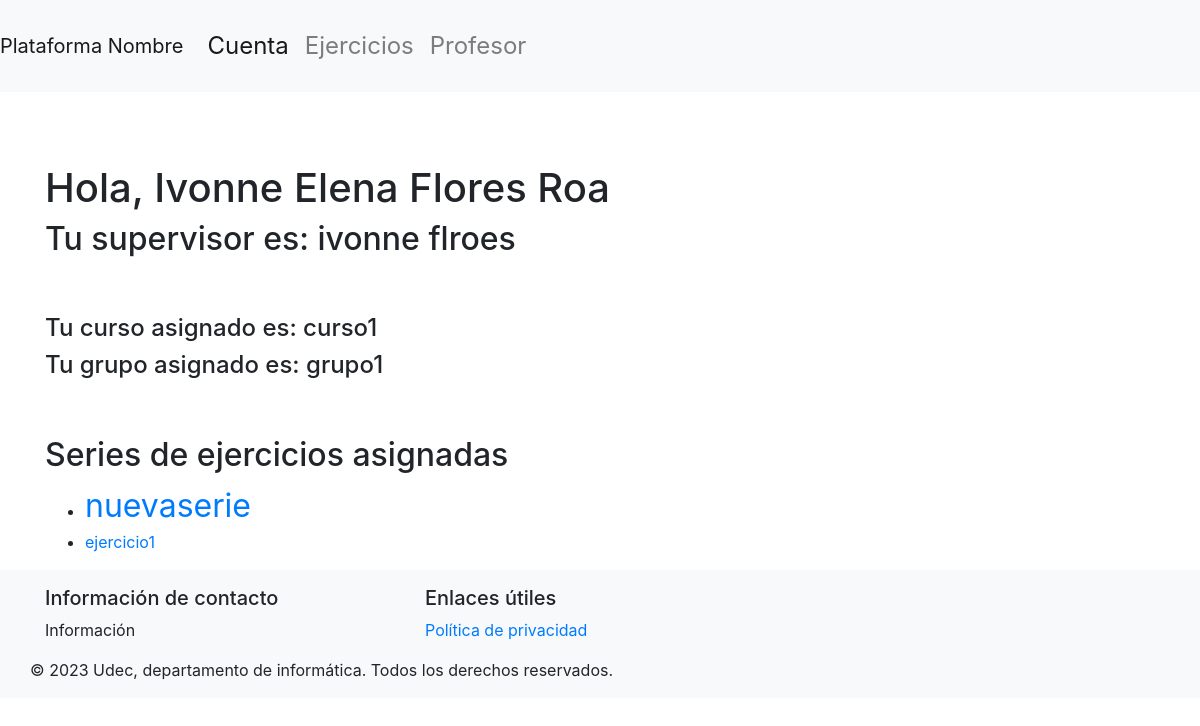
Page /dashEstudiante/8 (signed in) on the committed database.
### basedatos/modelos.py (models this page shows, shortened)
class Estudiante(db.Model):
    id = db.Column(db.Integer, primary_key=True)
    matricula = db.Column(db.String(50), nullable=False)
    nombres = db.Column(db.String(200), nullable=False)
    apellidos = db.Column(db.String(200), nullable=False)
    correo = db.Column(db.String(50), nullable=True, unique=True)
    password = db.Column(db.String(150), nullable=False)
    carrera = db.Column(db.String(100), nullable=False)
    cursos = db.relationship('Curso', secondary=inscripciones, back_populates='estudiantes')
    grupos = db.relationship('Grupo', secondary=estudiantes_grupos, back_populates='estudiantes')
    ejercicios_asignados = db.relationship('Ejercicio_asignado', back_populates='estudiante')
    @property
    def is_authenticated(self):
        return True

class Supervisor(db.Model):
    id = db.Column(db.Integer, primary_key=True)
    nombres= db.Column(db.String(200), nullable=False)
    apellidos= db.Column(db.String(200), nullable=False)
    correo = db.Column(db.String(50), nullable=False, unique=True)
    password = db.Column(db.String(150), nullable=False)

class Curso(db.Model):
    id = db.Column(db.Integer, primary_key=True)
    nombre = db.Column(db.String(100), nullable=False, unique=True)
    activa = db.Column(db.Boolean(), nullable=False, default=True)
    estudiantes = db.relationship('Estudiante', secondary=inscripciones, back_populates='cursos')
    grupos = db.relationship('Grupo', order_by=Grupo.id, back_populates='curso')

class Grupo(db.Model):
    id = db.Column(db.Integer, primary_key=True)
    nombre = db.Column(db.String(50), nullable=False, unique=True)
    curso = db.relationship('Curso', back_populates='grupos')
    estudiantes = db.relationship('Estudiante', secondary=estudiantes_grupos, back_populates='grupos')
    id_curso = db.Column(db.Integer, db.ForeignKey('curso.id'))

class Serie(db.Model):
    id = db.Column(db.Integer, primary_key=True)
    nombre = db.Column(db.String(50), nullable=False, unique=True)
    ejercicios = db.relationship('Ejercicio', order_by=Ejercicio.id, back_populates='serie')

class Ejercicio(db.Model):
    id = db.Column(db.Integer, primary_key=True)
    nombre = db.Column(db.String(50), nullable=False, unique=True)
    path_ejercicio = db.Column(db.String(200), nullable=False)
    enunciado = db.Column(db.String(), nullable=False)
    id_serie = db.Column(db.Integer, db.ForeignKey('serie.id'), nullable=False)
    serie = db.relationship('Serie', back_populates='ejercicios')

### main.py (the view)
@app.route('/dashEstudiante/<int:estudiante_id>', methods=['GET', 'POST'])
@login_required
def dashEstudiante(estudiante_id):
    if not verify_estudiante(estudiante_id):
        return redirect(url_for('login'))
    estudiante = db.session.get(Estudiante, int(estudiante_id))
    curso = (
        Curso.query
        .join(inscripciones)  # Join con la tabla inscripciones
        .filter(inscripciones.c.id_curso == Curso.id)
        .filter(inscripciones.c.id_estudiante == estudiante_id)
        .first()
    )
    grupo = (
        Grupo.query
        .join(estudiantes_grupos)  # Join con la tabla estudiantes_grupos
        .filter(estudiantes_grupos.c.id_grupo == Grupo.id)
        .filter(estudiantes_grupos.c.id_estudiante == estudiante_id)
        .first()
    )
    if not grupo:
        grupo_nombre = "Ningún grupo asignado"
    else:
        grupo_nombre = grupo.nombre
    supervisor = None
    if grupo:
        supervisor = (
            Supervisor.query
            .join(supervisores_grupos)
            .filter(supervisores_grupos.c.id_supervisor == Supervisor.id)
            .filter(supervisores_grupos.c.id_grupo == grupo.id)
            .first()
        )
    seriesAsignadas = []
    if grupo:
        seriesAsignadas = (
            Serie.query
            .join(serie_asignada)
            .filter(serie_asignada.c.id_grupo == grupo.id)
            .all()
        )
    ejerciciosPorSerie = {}
    for serieAsignada in seriesAsignadas:
        ejercicios = Ejercicio.query.filter_by(id_serie=serieAsignada.id).all()
        ejerciciosPorSerie[serieAsignada] = ejercicios
    return render_template('vistaEstudiante.html', estudiante_id=estudiante_id, estudiante=estudiante,grupo=grupo, curso=curso, supervisor=supervisor,seriesAsignadas=seriesAsignadas,ejerciciosPorSerie=ejerciciosPorSerie)

### main.py (called while the page is built)
@login_manager.user_loader
def load_user(user_id):
    if user_id.startswith("e"):
        user = db.session.get(Estudiante, int(user_id[1:]))
    elif user_id.startswith("s"):
        user = db.session.get(Supervisor, int(user_id[1:]))
    else:
        return None
    return user

def verify_estudiante(estudiante_id):
    if not isinstance(current_user, Estudiante):
        flash('No tienes permiso para acceder a este dashboard. Debes ser un Estudiante.', 'danger')
        return False
    if current_user.id != estudiante_id:
        flash('No tienes permiso para acceder a este dashboard.', 'danger')
        return False
    return True

### templates/vistaEstudiante.html (shortened to what this page needs)
{% extends "layout.html" %}
{% block content %}
<div class="row">
  <div class="container mt-5">
    <h1>Hola, {{estudiante.nombres}} {{estudiante.apellidos}}</h1>
    <h2>Tu supervisor es: {%if supervisor%} {{supervisor.nombres}} {{supervisor.apellidos}}
      {% else %}
        No tienes supervisor asignado.
      {% endif %}
    </h2>
  </div>
</div>
<div class="row">
  <div class="container mt-5">
    <h4>Tu curso asignado es: {{curso.nombre}}</h4>
    {% if grupo %}
      <h4>Tu grupo asignado es: {{grupo.nombre}}</h4>
    {% else %}
      <h4>No estás asignado a ningún grupo.</h4>
    {% endif %}
  </div>
</div>
<div class="row">
  <div class="container mt-5">
    <h2>Series de ejercicios asignadas</h2>
    <ul>
      {% if seriesAsignadas %}
              {% for serie in seriesAsignadas %}
          <li>
            <a href="{{url_for('detallesSeriesEstudiantes', estudiante_id=estudiante_id, serie_id=serie.id)}}" style="font-size:  2em;">{{serie.nombre}}</a>
          </li>
          {% for ejercicio in ejerciciosPorSerie[serie] %}
            <li>
              <a href="{{url_for('detallesEjerciciosEstudiantes', estudiante_id=estudiante_id, serie_id=serie.id, ejercicio_id=ejercicio.id)}}" style="font-size:  1em;">{{ejercicio.nombre}}</a>
            </li>
          {% endfor %}
        {% endfor %}
      {% else %}
        <li>No tienes series asignadas en este momento.</li>
      {% endif %}
    </ul>
  </div>
</div>
{% endblock %}

### rows in the picture
Estudiante: nombres "Ivonne Elena", apellidos "Flores Roa"
Supervisor: nombres "ivonne", apellidos "flroes"
Curso: nombre "curso1"
Grupo: nombre "grupo1"
Serie: nombre "nuevaserie"
Ejercicio: nombre "ejercicio1"
